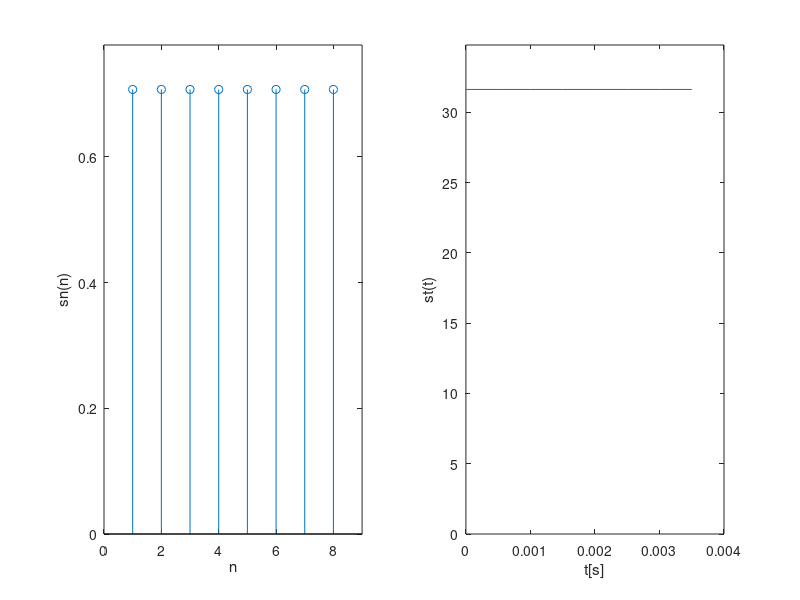

Here is the MATLAB script that generated this plot:
% Parámetros de diseño
E = 4;
T = 4*10^(-3);
L = 8;

% Tiempo entre muestras
Tm = T/L;

% Señal discreta de energía E
sn = ones(1, L);
sn = sqrt(E/L)*sn;

% Energía de la señal discreta
msg = ['Energía de la señal discreta sn =', num2str(sn*sn'), 'J'];
disp (msg)

% Definición de la señal continua
st = sqrt(1/Tm)*sn;

% Energía de la señal continua
msg = ['Energía de la señal continua st =', num2str((st(1)^2)*T), 'J'];
disp (msg)

% Representación de las dos señales
figure(1)
subplot(1,2,1) , stem(sn)
xlabel('n'), ylabel('sn(n)')
axis([0 L+1 0 max(sn) * 1.1])
t = 0:Tm:T-Tm;
subplot(1,2,2), plot(t, st)
xlabel ('t[s]'), ylabel('st(t)')
axis([0 T 0 max(st) * 1.1])